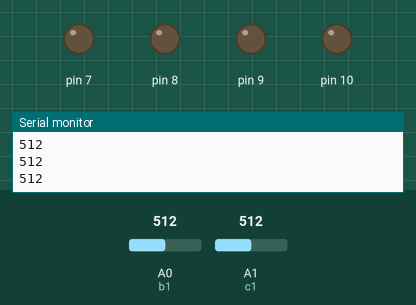
This sketch was run on a simulated Arduino Uno, built with avr-gcc and run on an emulated ATmega328P. Parts: output pins drawn as LEDs (lit = HIGH), the last lines printed to the serial monitor. Inputs (shaded band) come from the test bench; at power-on: A0 (b1) = 512, A1 (c1) = 512.

Above: at 1.2 s.
1.3 s: A0 (b1) set to 783
2.8 s: A0 (b1) set to 816
At 3.4 s:
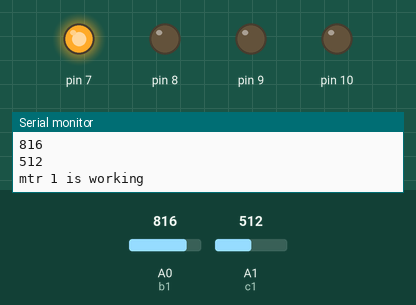
At 9.1 s:
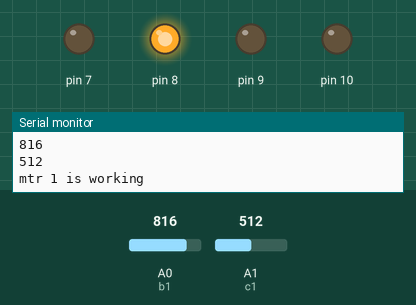
Timing chart, 0 to 11.3 s (numbered marks = the images above; inputs shaded):
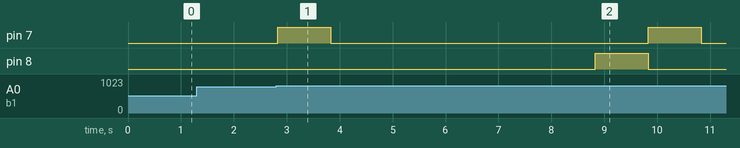

Measured:
- the behaviour switches between 800 and 801 on A0 (b1) (found by bisection; images 0 and 1)
- after the input at 2.8 s, pin 7: alternates HIGH for 1.0 s and LOW for 6.0 s, starting at once; pin 8: LOW → HIGH after 6.0 s, → LOW 1.0 s later

The sketch:

segregator_code.ino
```cpp
//Conveyor Final Program:
#define b1 A0
#define c1 A1
int b ;
int c ;

void setup()
{
 // pinMode(13, OUTPUT);
  pinMode(8, OUTPUT);
  //pinMode(7, INPUT);
  pinMode(6, INPUT);
 pinMode(5, INPUT);
  pinMode(7, OUTPUT);
  pinMode(10, OUTPUT);
  pinMode(9, OUTPUT);
//  digitalWrite(13,LOW);
  digitalWrite(12,LOW);
  digitalWrite(11,LOW);
  digitalWrite(10,LOW);
  digitalWrite(9,LOW);
   // digitalWrite(7,LOW);
    digitalWrite(6,LOW);
    digitalWrite(5,LOW);
  Serial.begin(9600);
}

void loop()
{
 //a=digitalRead(7);
  b=analogRead(b1);
  c=analogRead(c1);
  Serial.println(b);
  Serial.println(c);


     if (b>800)
     {
      Serial.println("mtr 1 is working");
        digitalWrite(8,LOW);
        digitalWrite(7,HIGH);
       delay(1000);
       digitalWrite(8,LOW);
       digitalWrite(7,LOW);
       delay(5000);
        digitalWrite(7,LOW);
        digitalWrite(8,HIGH);
       delay(1000);
       digitalWrite(8,LOW);
       digitalWrite(7,LOW);

     }
    if(c>900)
    {
      Serial.println("mtr 1 & 2 are working");
       digitalWrite(10,LOW);
      digitalWrite(9,HIGH);
       digitalWrite(8,LOW);
        digitalWrite(7,HIGH);
       delay(1000);
      digitalWrite(10,LOW);
      digitalWrite(9,LOW);
       digitalWrite(8,LOW);
        digitalWrite(7,LOW);
             delay(5000);
       digitalWrite(10,HIGH);
      digitalWrite(9,LOW);
        digitalWrite(7,LOW);
        digitalWrite(8,HIGH);
       delay(1000);
      digitalWrite(10,LOW);
      digitalWrite(9,LOW);
       digitalWrite(8,LOW);
        digitalWrite(7,LOW);

    }
}
```
